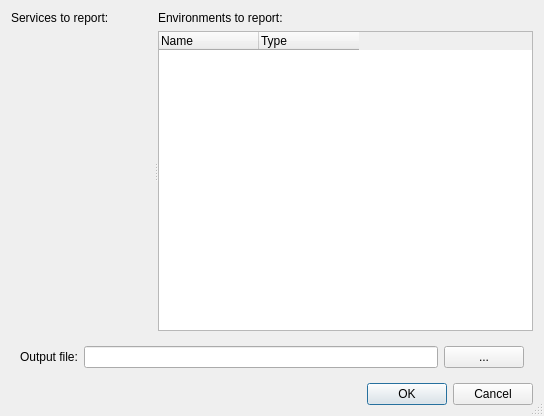
<?xml version="1.0" encoding="UTF-8"?>
<ui version="4.0">
 <class>MXDReportDialog</class>
 <widget class="QDialog" name="MXDReportDialog">
  <property name="geometry">
   <rect>
    <x>0</x>
    <y>0</y>
    <width>544</width>
    <height>416</height>
   </rect>
  </property>
  <property name="windowTitle">
   <string notr="true">MXD Data Sources Report</string>
  </property>
  <property name="sizeGripEnabled">
   <bool>true</bool>
  </property>
  <property name="modal">
   <bool>true</bool>
  </property>
  <layout class="QGridLayout" name="gridLayout">
   <item row="0" column="0">
    <widget class="QSplitter" name="splitter">
     <property name="orientation">
      <enum>Qt::Horizontal</enum>
     </property>
     <widget class="QWidget" name="layoutWidget">
      <layout class="QVBoxLayout" name="verticalLayout">
       <item>
        <widget class="QLabel" name="serviceSelectorLabel">
         <property name="text">
          <string>Services to report:</string>
         </property>
         <property name="buddy">
          <cstring>serviceSelector</cstring>
         </property>
        </widget>
       </item>
       <item>
        <widget class="ServiceSelector" name="serviceSelector" native="true">
         <property name="sizePolicy">
          <sizepolicy hsizetype="Preferred" vsizetype="Preferred">
           <horstretch>0</horstretch>
           <verstretch>1</verstretch>
          </sizepolicy>
         </property>
        </widget>
       </item>
      </layout>
     </widget>
     <widget class="QWidget" name="layoutWidget">
      <layout class="QVBoxLayout" name="verticalLayout_2">
       <item>
        <widget class="QLabel" name="envsTreeLabel">
         <property name="text">
          <string>Environments to report:</string>
         </property>
         <property name="buddy">
          <cstring>envsTree</cstring>
         </property>
        </widget>
       </item>
       <item>
        <widget class="QTreeWidget" name="envsTree">
         <property name="sizePolicy">
          <sizepolicy hsizetype="Expanding" vsizetype="Expanding">
           <horstretch>0</horstretch>
           <verstretch>1</verstretch>
          </sizepolicy>
         </property>
         <property name="alternatingRowColors">
          <bool>true</bool>
         </property>
         <property name="selectionMode">
          <enum>QAbstractItemView::NoSelection</enum>
         </property>
         <property name="columnCount">
          <number>2</number>
         </property>
         <attribute name="headerMinimumSectionSize">
          <number>100</number>
         </attribute>
         <attribute name="headerStretchLastSection">
          <bool>false</bool>
         </attribute>
         <column>
          <property name="text">
           <string>Name</string>
          </property>
         </column>
         <column>
          <property name="text">
           <string>Type</string>
          </property>
         </column>
        </widget>
       </item>
      </layout>
     </widget>
    </widget>
   </item>
   <item row="2" column="0">
    <widget class="QDialogButtonBox" name="buttonBox">
     <property name="orientation">
      <enum>Qt::Horizontal</enum>
     </property>
     <property name="standardButtons">
      <set>QDialogButtonBox::Cancel|QDialogButtonBox::Ok</set>
     </property>
    </widget>
   </item>
   <item row="1" column="0">
    <widget class="QWidget" name="widget" native="true">
     <property name="sizePolicy">
      <sizepolicy hsizetype="Preferred" vsizetype="Maximum">
       <horstretch>0</horstretch>
       <verstretch>0</verstretch>
      </sizepolicy>
     </property>
     <layout class="QHBoxLayout" name="horizontalLayout">
      <item>
       <widget class="QLabel" name="outputfileLabel">
        <property name="text">
         <string>Output file:</string>
        </property>
        <property name="buddy">
         <cstring>outputfileLineEdit</cstring>
        </property>
       </widget>
      </item>
      <item>
       <widget class="QLineEdit" name="outputfileLineEdit"/>
      </item>
      <item>
       <widget class="QPushButton" name="outputfileButton">
        <property name="text">
         <string>...</string>
        </property>
       </widget>
      </item>
     </layout>
    </widget>
   </item>
  </layout>
 </widget>
 <customwidgets>
  <customwidget>
   <class>ServiceSelector</class>
   <extends>QWidget</extends>
   <header>serviceselector.h</header>
   <container>1</container>
  </customwidget>
 </customwidgets>
 <resources/>
 <connections>
  <connection>
   <sender>buttonBox</sender>
   <signal>accepted()</signal>
   <receiver>MXDReportDialog</receiver>
   <slot>accept()</slot>
   <hints>
    <hint type="sourcelabel">
     <x>248</x>
     <y>254</y>
    </hint>
    <hint type="destinationlabel">
     <x>157</x>
     <y>274</y>
    </hint>
   </hints>
  </connection>
  <connection>
   <sender>buttonBox</sender>
   <signal>rejected()</signal>
   <receiver>MXDReportDialog</receiver>
   <slot>reject()</slot>
   <hints>
    <hint type="sourcelabel">
     <x>316</x>
     <y>260</y>
    </hint>
    <hint type="destinationlabel">
     <x>286</x>
     <y>274</y>
    </hint>
   </hints>
  </connection>
 </connections>
</ui>
